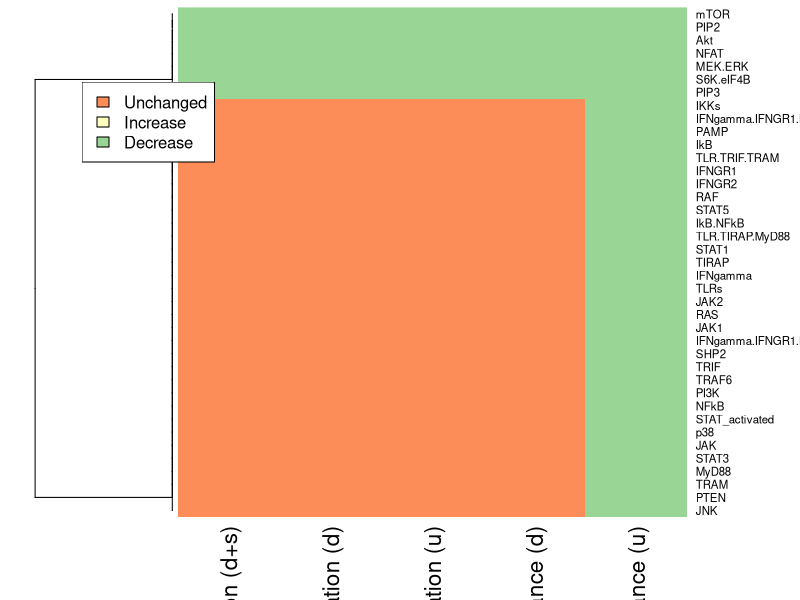

Write the R code that produced this figure. (Note: this script raises an error after producing the figure.)
setwd("~/Documents/AM205/project/AM205-Project/")

library("RColorBrewer")
predictions<-read.csv("data/PD-L1_predicted_direction.csv", sep="\t")
predictions<-predictions[,-16]

pdf("heatmap.pdf")
heatmap(t(as.matrix(predictions[,2:40])), Rowv = F, Colv=NA , col=brewer.pal(3,"Spectral"), 
        scale="none", labCol = predictions[,1])

legend("topleft", c("Unchanged","Increase", "Decrease"), fill = brewer.pal(3,"Spectral"))
dev.off()
s